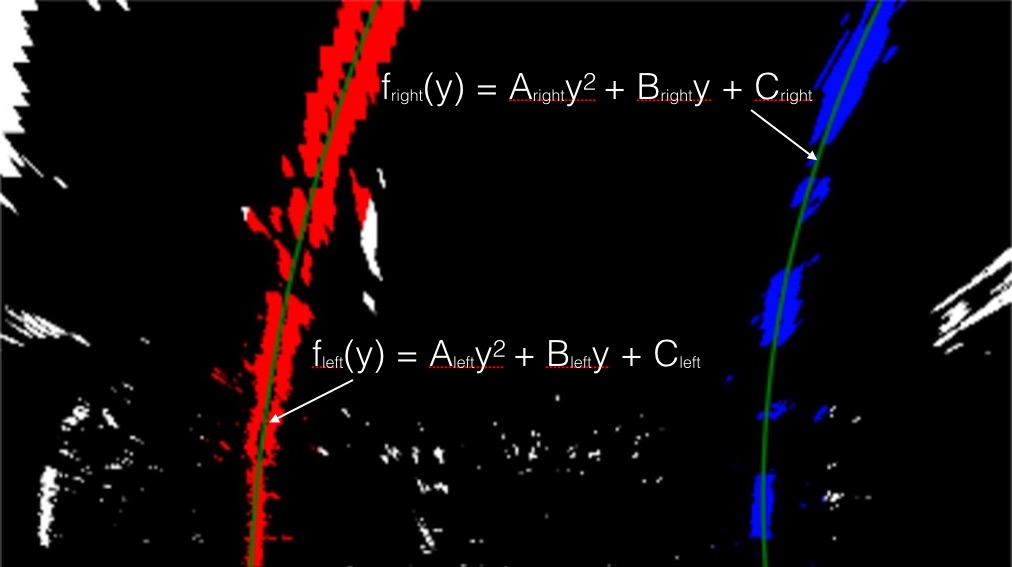
#> input picture examples/color_fit_lines.jpg, 1012 x 567 px
$ python threshold.py
#> lines starting #> are read from the running program, lines starting #| are printed output that depends on the picture; after the words box and inside, x2 and y2 are one past the last pixel; in counts of white or black regions, pixels touching at a corner belong together
import cv2
import numpy as np
from tkinter import *
from tkinter import filedialog
import os
import glob

master = Tk()
file_path = filedialog.askopenfilename()
#> the answer given: examples/color_fit_lines.jpg
directory = os.path.split(file_path)[0]
filename = os.path.basename(file_path)
file_path = directory + '/' + filename
# Make a list of calibration images
images = glob.glob(directory + '\*.jpg')
index = images.index(file_path)

img = cv2.imread(file_path)
#> img is the input picture: shape (567, 1012, 3); mean B, G, R 11.4, 8.2, 15.7
img_copy = np.copy(img)
cv2.namedWindow('Image')
cv2.namedWindow('Threshold viewer')

channel = img_copy[:, :, 0]
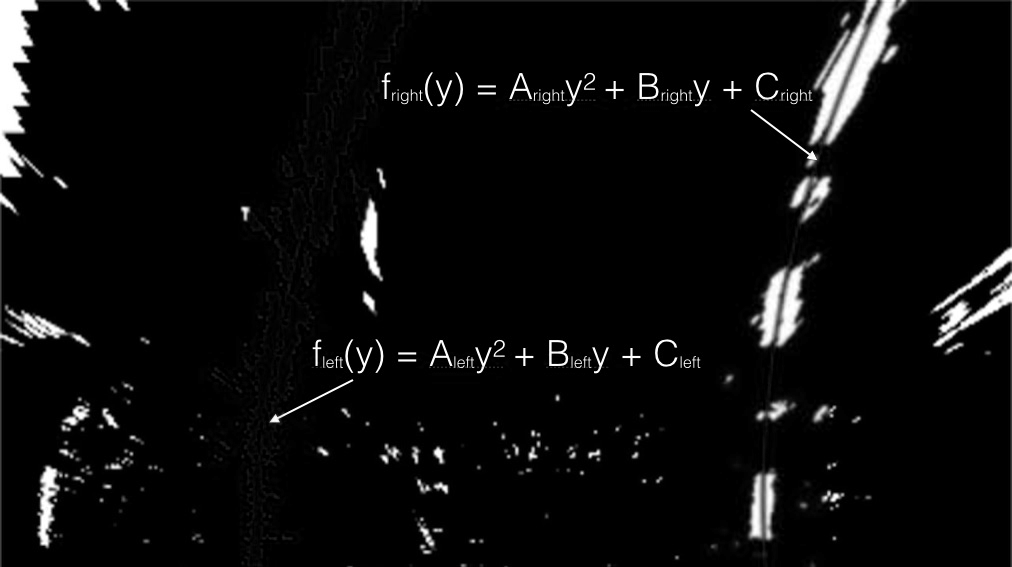
#> channel: shape (567, 1012); min 0, max 255, mean 11.4
small = cv2.resize(img_copy, (0, 0), fx=0.5, fy=0.5)
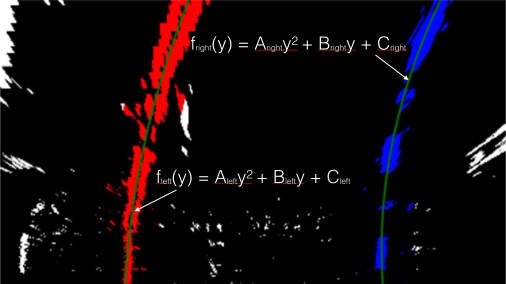
#> small: shape (284, 506, 3); mean B, G, R 11.4, 8.2, 15.7
#> slider 'Min' is set to 51
cv2.imshow('Image', small)


def threshold(x):
    # get current positions of trackbars
#> called with x = 0
    min = cv2.getTrackbarPos('Min', 'Threshold viewer')
    max = cv2.getTrackbarPos('Max', 'Threshold viewer')

    binary = np.zeros_like(channel)
    binary[(channel >= min) & (channel <= max)] = 1

    final_image_RGB = np.dstack((binary, binary, binary)) * 255

    cv2.imshow('Threshold viewer', final_image_RGB)
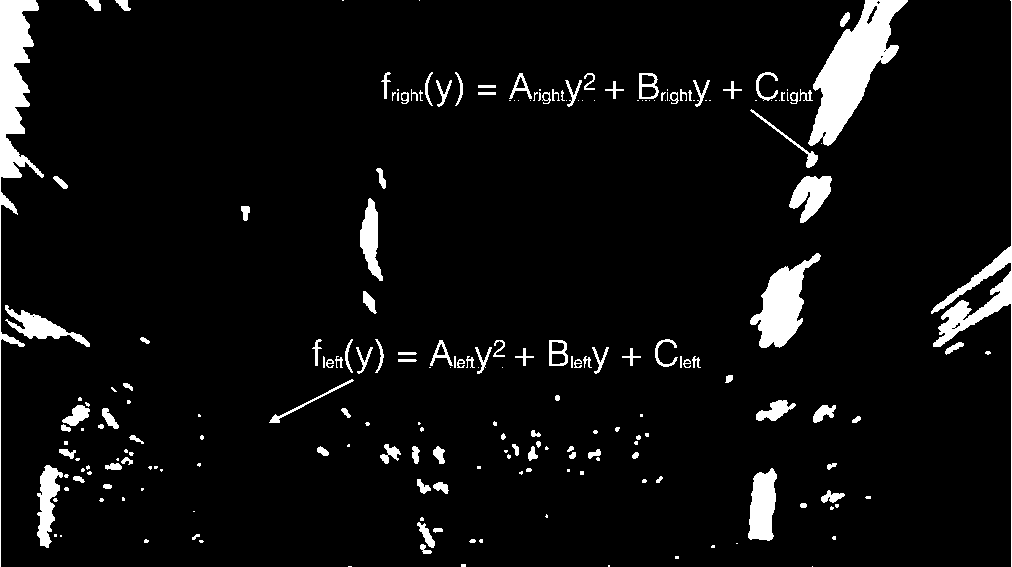
#> window 'Threshold viewer': shape (567, 1012, 3); 5.8% white; 219 white regions (104 under 20 px), largest, box (x1, y1, x2, y2) and area: (808, 0, 908, 146) 6088, (0, 0, 44, 567) 5025, (931, 0, 1012, 567) 3038


# create trackbars for color change
cv2.createTrackbar('Min', 'Threshold viewer', 0, 255, threshold)
cv2.createTrackbar('Max', 'Threshold viewer', 255, 255, threshold)

x = 0
threshold(x)


def sel():
    global channel

    selection = v.get()

    if 0 <= selection <= 2:
        img_copy = np.copy(img)
    if 3 <= selection <= 5:
        img_copy = cv2.cvtColor(img, cv2.COLOR_BGR2HLS)
    if 6 <= selection <= 8:
        img_copy = cv2.cvtColor(img, cv2.COLOR_BGR2HSV)
    if 9 <= selection <= 11:
        img_copy = cv2.cvtColor(img, cv2.COLOR_BGR2YUV)
    if 12 <= selection <= 14:
        img_copy = cv2.cvtColor(img, cv2.COLOR_BGR2YCrCb)

    small = cv2.resize(img_copy, (0, 0), fx=0.5, fy=0.5)
    cv2.imshow('Image', small)
    selection = selection % 3
    channel = img_copy[:, :, selection]
    threshold(x)


def prev_image():
    global index, img
    index -= 1
    if index == 0:
        prev_button.config(state=DISABLED)
    img = cv2.imread(images[index])
    sel()
    next_button.config(state=NORMAL)


def next_image():
    global index, img
    index += 1
    if index == (len(images) - 1):
        next_button.config(state=DISABLED)
    img = cv2.imread(images[index])
    sel()
    prev_button.config(state=NORMAL)


v = IntVar()
v_image = IntVar()

Radiobutton(master, text="BGR B channel", variable=v, value=0, command=sel).pack(anchor=W)
Radiobutton(master, text="BGR G channel", variable=v, value=1, command=sel).pack(anchor=W)
Radiobutton(master, text="BGR R channel", variable=v, value=2, command=sel).pack(anchor=W)
Radiobutton(master, text="HLS H channel", variable=v, value=3, command=sel).pack(anchor=W)
Radiobutton(master, text="HLS L channel", variable=v, value=4, command=sel).pack(anchor=W)
Radiobutton(master, text="HLS S channel", variable=v, value=5, command=sel).pack(anchor=W)
Radiobutton(master, text="HSV H channel", variable=v, value=6, command=sel).pack(anchor=W)
Radiobutton(master, text="HSV S channel", variable=v, value=7, command=sel).pack(anchor=W)
Radiobutton(master, text="HSV V channel", variable=v, value=8, command=sel).pack(anchor=W)
Radiobutton(master, text="YUV Y channel", variable=v, value=9, command=sel).pack(anchor=W)
Radiobutton(master, text="YUV U channel", variable=v, value=10, command=sel).pack(anchor=W)
Radiobutton(master, text="YUV V channel", variable=v, value=11, command=sel).pack(anchor=W)
Radiobutton(master, text="YCrCb Y channel", variable=v, value=12, command=sel).pack(anchor=W)
Radiobutton(master, text="YCrCb Cr channel", variable=v, value=13, command=sel).pack(anchor=W)
Radiobutton(master, text="YCrCb Cb channel", variable=v, value=14, command=sel).pack(anchor=W)

prev_button = Button(master, text="Prev image", command=prev_image)
prev_button.pack()
next_button = Button(master, text="Next image", command=next_image)
next_button.pack()

if index == 0:
    prev_button.config(state=DISABLED)
elif index == (len(images) - 1):
    next_button.config(state=DISABLED)

mainloop()

cv2.destroyAllWindows()
